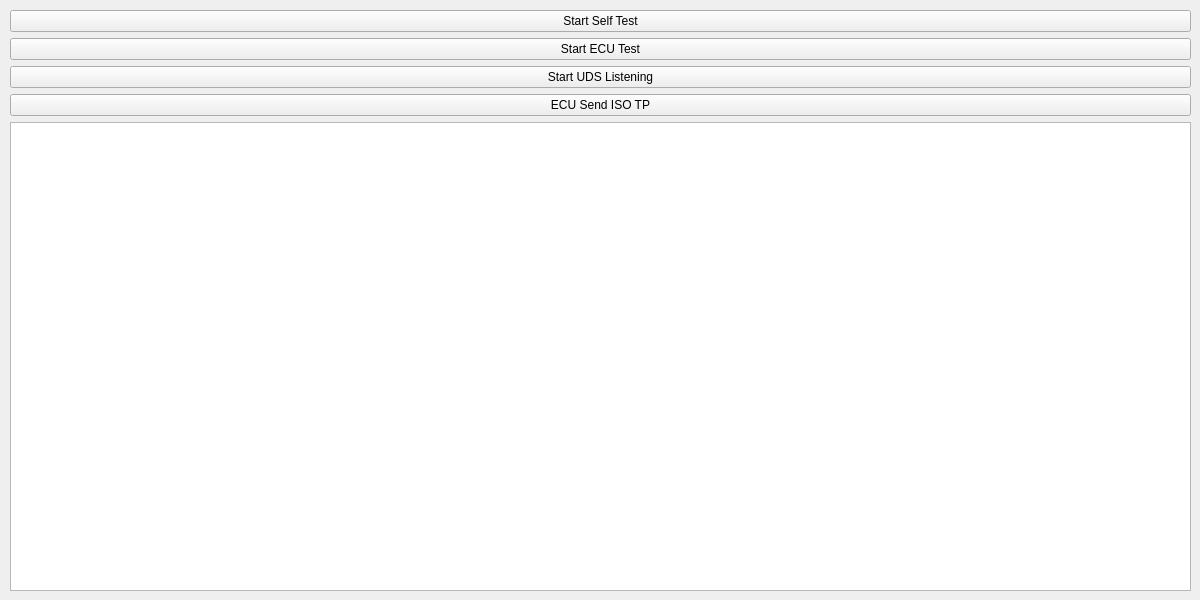
<?xml version="1.0" encoding="UTF-8"?>
<ui version="4.0">
 <class>MainWindow</class>
 <widget class="QMainWindow" name="MainWindow">
  <property name="geometry">
   <rect>
    <x>0</x>
    <y>0</y>
    <width>1200</width>
    <height>600</height>
   </rect>
  </property>
  <property name="sizePolicy">
   <sizepolicy hsizetype="Fixed" vsizetype="Fixed">
    <horstretch>0</horstretch>
    <verstretch>0</verstretch>
   </sizepolicy>
  </property>
  <property name="windowTitle">
   <string>TESTING Flash Bootloader Communication</string>
  </property>
  <widget class="QWidget" name="centralwidget">
   <widget class="QWidget" name="gridLayoutWidget">
    <property name="geometry">
     <rect>
      <x>10</x>
      <y>10</y>
      <width>1181</width>
      <height>581</height>
     </rect>
    </property>
    <layout class="QGridLayout" name="gridLayout">
     <item row="2" column="0">
      <widget class="QPushButton" name="StartUDSListening">
       <property name="text">
        <string>Start UDS Listening</string>
       </property>
      </widget>
     </item>
     <item row="4" column="0">
      <widget class="QPlainTextEdit" name="consoleOut"/>
     </item>
     <item row="1" column="0">
      <widget class="QPushButton" name="StartECUTest">
       <property name="text">
        <string>Start ECU Test</string>
       </property>
      </widget>
     </item>
     <item row="0" column="0">
      <widget class="QPushButton" name="StartSelfTest">
       <property name="text">
        <string>Start Self Test</string>
       </property>
      </widget>
     </item>
     <item row="3" column="0">
      <widget class="QPushButton" name="ECUISOTPTx">
       <property name="text">
        <string>ECU Send ISO TP</string>
       </property>
      </widget>
     </item>
    </layout>
   </widget>
  </widget>
 </widget>
 <resources/>
 <connections/>
</ui>
